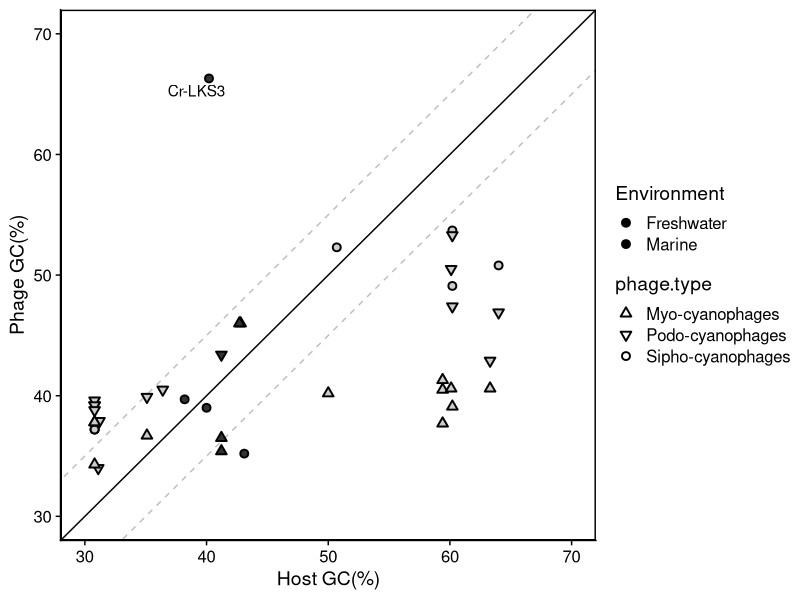

Reproduce this figure in R. (Note: this script raises an error after producing the figure.)

library(here)
library(tidyverse)
library(cowplot)

d <- read_csv(here("data/gc-content-s2.csv"), trim_ws = T)
# d <- read_csv(here("data/gc-content.csv"), trim_ws = T)

p1 <- d %>%
  mutate(`Host GC(%)` = as.numeric(`Host GC(%)`)) %>% 
  filter(!is.na(`Host GC(%)`)) %>% 
  mutate(label  = if_else(phage.name == "Cr-LKS3", "Cr-LKS3", "")) %>% 
  ggplot(aes(`Host GC(%)`, `Phage GC(%)`))+
  geom_abline(slope = 1, intercept = 5, linetype = 2, color = "grey")+
  geom_abline(slope = 1, intercept = -5, linetype = 2, color = "grey")+
  geom_abline(slope = 1, intercept = 0)+
  geom_point(aes(fill = Environment, shape = phage.type), size = 2, stroke = 1)+
  geom_text(aes(label = label), nudge_x = -1, nudge_y = -1)+
  xlim(30,70)+
  ylim(30,70)+
  theme_cowplot()+panel_border(color = "black")+
  scale_shape_manual(values = c(24,25, 21))+
  scale_fill_grey()
  

p1 + ggsave(here("plots/gc.png"), width = 6,height = 4)


p2 <- d %>% 
  filter(!is.na(Environment)) %>% 
  mutate(label  = if_else(phage.name == "Cr-LKS3", "Cr-LKS3", "")) %>% 
  ggplot(aes(`Host`, `Phage GC(%)`))+
    geom_jitter(aes(fill = Environment, size = `# tRNA genes`),shape=21, width = .2, height = 0)+
  geom_text(aes(label = label), nudge_x = -0.3)+
  scale_fill_manual(values = c("marine"="white", "freshwater"="grey"))+  
  theme_cowplot()+panel_border(color = "black")+
  coord_flip()+
  scale_fill_grey()

p2+
  ggsave(here("plots/gc-phage.png"), width = 6,height = 4)


plot_grid(p1,p2, labels = letters, ncol = 1)+
  ggsave(here("plots/gc-phage-2panels.png"), width = 6,height = 6)

#-------------------------#


p3 <- d %>%
  mutate(`Host GC(%)` = as.numeric(`Host GC(%)`)) %>%
  filter(!is.na(`Host GC(%)`)) %>% 
  mutate(label  = if_else(phage.name == "Cr-LKS3", "Cr-LKS3", "")) %>% 
  ggplot(aes(`Host GC(%)`, `Phage GC(%)`))+
  geom_abline(slope = 1, intercept = 5, linetype = 2, color = "grey")+
  geom_abline(slope = 1, intercept = -5, linetype = 2, color = "grey")+
  geom_abline(slope = 1, intercept = 0)+
  geom_point(aes(fill = Environment), size = 2, stroke = 1, shape = 21)+
  geom_text(aes(label = label), nudge_x = -1, nudge_y = -3.5)+
  xlim(30,70)+
  ylim(30,70)+
  theme_cowplot()+panel_border(color = "black")+
  facet_wrap(~phage.type)+
  scale_fill_grey()


p3 + ggsave(here("plots/gc-panels.png"), width = 8,height = 4)


p4 <- d %>% 
  filter(!str_detect(phage.type,"Unch")) %>% 
  mutate(label  = if_else(phage.name == "Cr-LKS3", "Cr-LKS3", "")) %>% 
  ggplot(aes(`Host`, `Phage GC(%)`))+
  geom_jitter(aes(fill = Environment, size = `# tRNA genes`),shape=21, width = .2, height = 0)+
  geom_text(aes(label = label), nudge_x = -0.3, nudge_y = -1)+
  theme_cowplot()+panel_border(color = "black")+
  coord_flip()+
  facet_wrap(~phage.type)+
    scale_fill_grey()

p4+
  ggsave(here("plots/gc-phage-panels.png"), width = 8,height = 4)



plot_grid(p3,p4, labels = letters, ncol = 1)+
  ggsave(here("plots/gc-phage-6panels.png"), width = 8,height = 6)


p5 <- d %>% 
  filter(!str_detect(phage.type,"Unch")) %>% 
  mutate(label  = if_else(phage.name == "Cr-LKS3", "Cr-LKS3", "")) %>% 
  ggplot(aes(`Host`, `Phage GC(%)`))+
  geom_jitter(aes(fill = Environment, size = `# tRNA genes`),shape=21, width = .2, height = 0)+
  geom_text(aes(label = label), nudge_x = -0.3, nudge_y = -2)+
  theme_cowplot()+panel_border(color = "black")+
  coord_flip()+
  facet_wrap(~fct_rev(phage.type), ncol = 2, scales = "free_y", as.table = F)+
  scale_fill_grey()+
  theme(legend.position = "right",
        legend.box="horizontal",
        legend.margin=margin(2,5,2,5),
        # legend.background = element_blank(),
        # legend.box.background = element_rect(color = "grey90"))
  )
# p5

legend = get_legend(p5)

plot_grid(p3+theme(legend.position = "none"), 
          # p5,
          p5+theme(legend.position = "none"),
          labels = letters, ncol = 1,
          rel_heights = c(3,5))+
  draw_grob(legend,.6, 0, 0, 1, vjust = 0)+
  ggsave(here("plots/gc-phage-6panels-b.png"), width = 8,height = 8)


